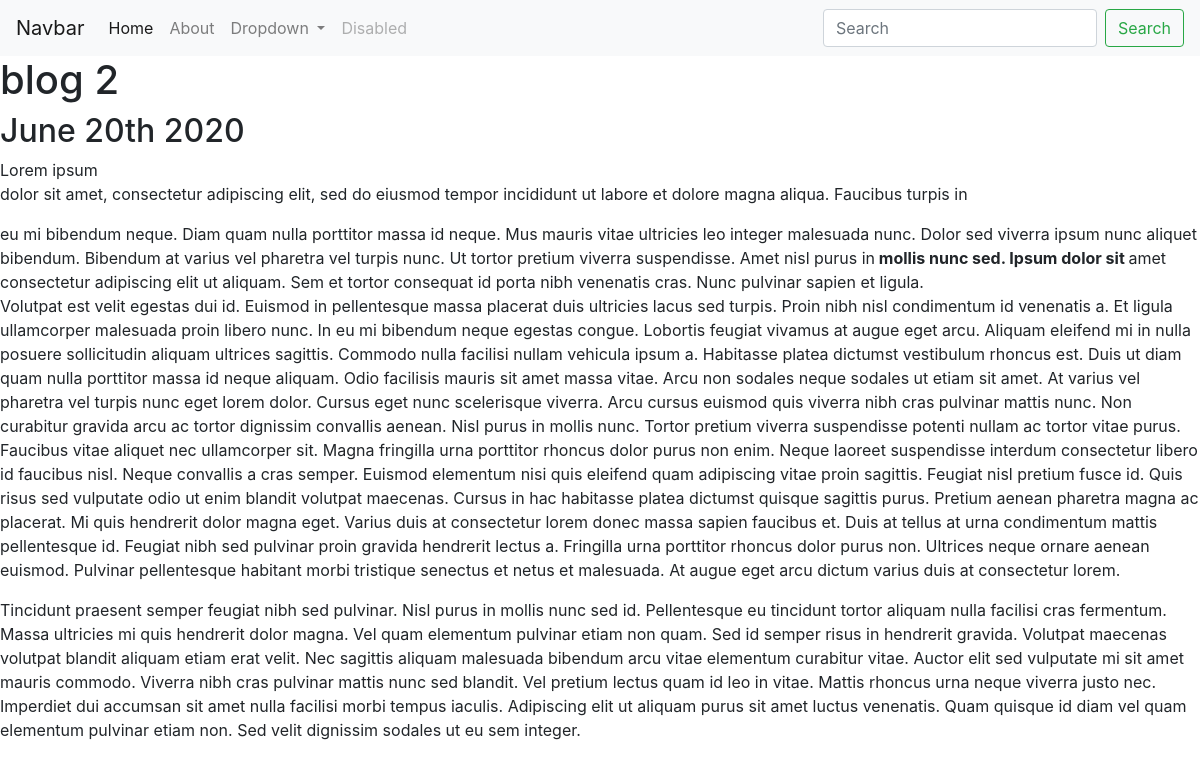
The app's page /blog/2/ with its own data.
### blog/models.py (models this page shows, shortened)
class Blog(models.Model):
    title = models.CharField(max_length=100)
    description = models.TextField()
    date = models.DateField()

### blog/views.py (the view)
# urls.py: path('<int:blog_id>/', views.detail, name='detail'),
def detail(request, blog_id):
    blog = get_object_or_404(Blog , pk= blog_id)
    return render(request,'blog/detail.html',{'blog':blog})

### blog/templates/blog/detail.html
{% extends 'portfolio/base.html'%}
{%block content%}
<h1>{{ blog.title }}</h1>
<h2>{{blog.date|date:'F jS Y'}}</h2>
{{blog.description|safe}}
{% endblock %}

### records on screen
Blog: title "blog 2", date "June 20th 2020", description "Lorem ipsum dolor sit amet, consectetur adipiscing elit, sed do eiusmod tempor incididunt ut labore et dolore magna aliqua. Faucibus turpis in eu mi bibendum neque. Diam quam nulla porttitor massa id neque. Mus mauris vitae ultricies leo integer malesuada nunc. Dolor sed viverra ipsum nunc aliquet bibendum. Bibendum at varius vel pharetra vel turpis nunc. Ut tortor pretium viverra suspendisse. Amet nisl purus in mollis nunc sed. Ipsum dolor sit amet consectetur adipiscing elit ut aliquam. Sem et tortor consequat id porta nibh venenatis cras. Nunc pulvinar sapien et ligula. Volutpat est velit egestas dui id. Euismod in pellentesque massa placerat duis ultricies lacus sed turpis. Proin nibh…"
